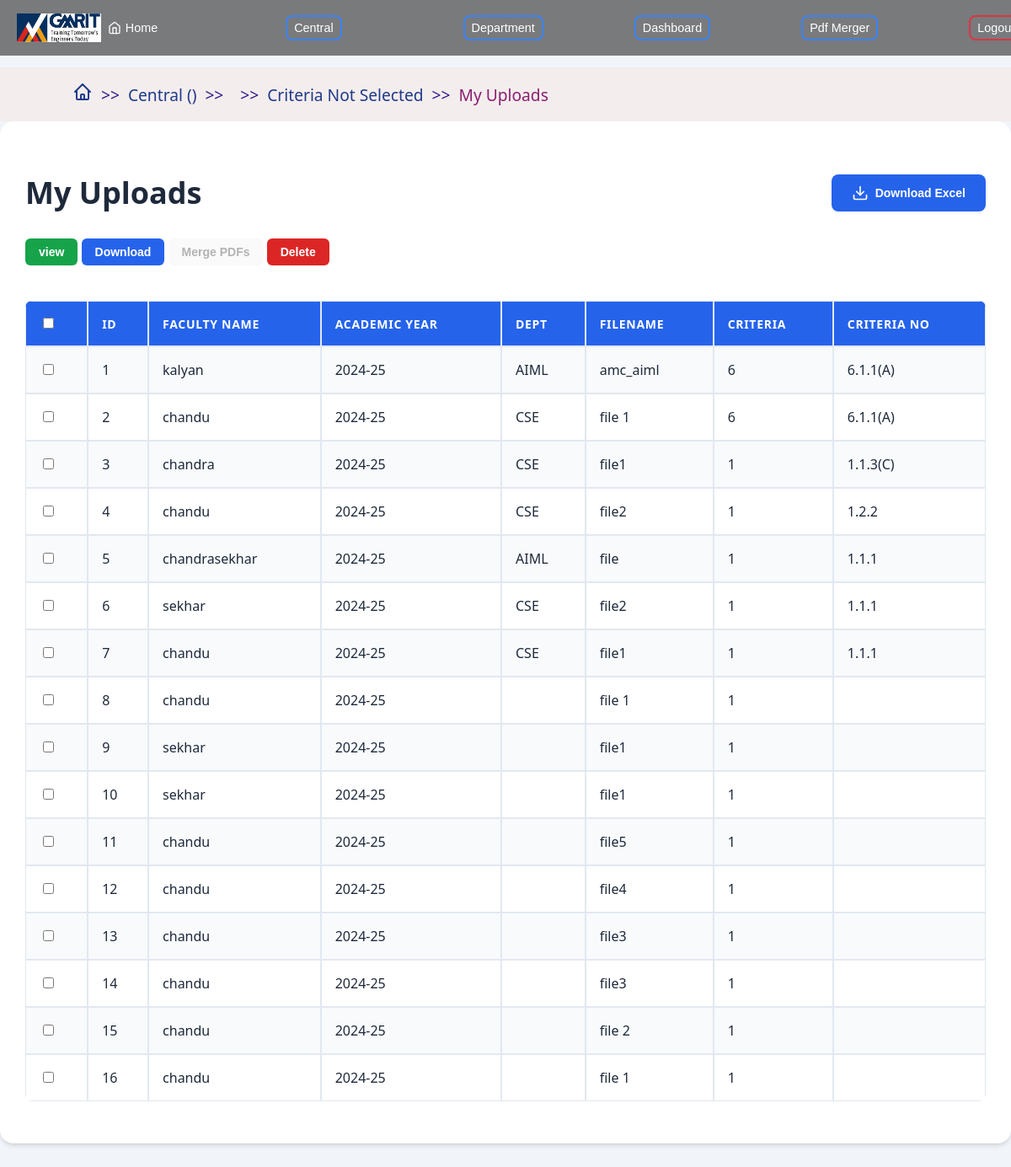
The page /admin/my_uploads.php (signed in) on the database as committed earlier.
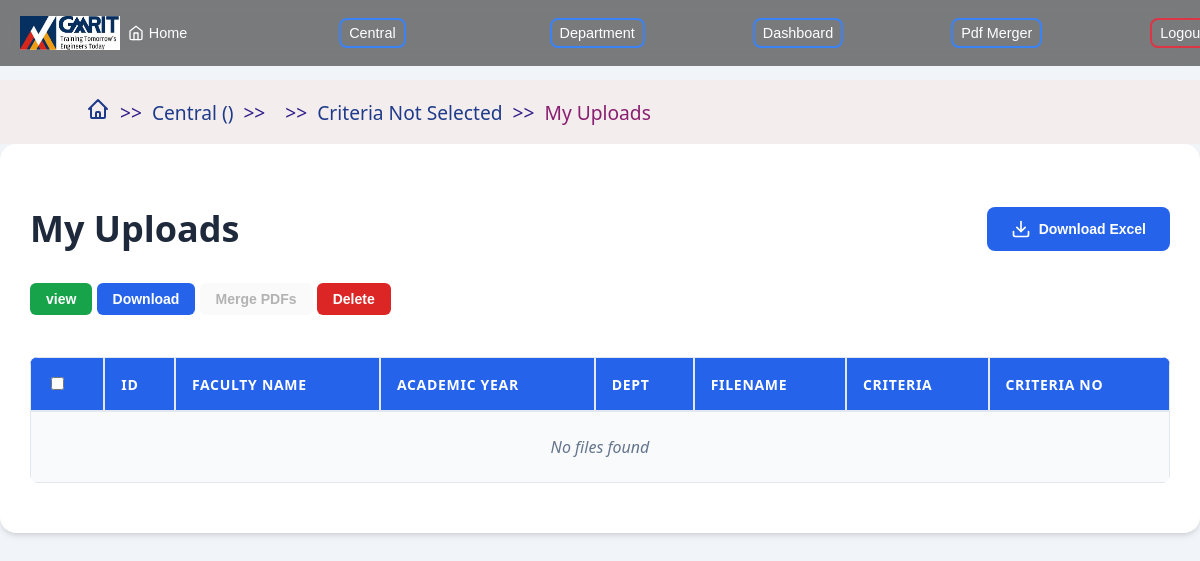
The same page on the database as committed later.
### tables this page shows
CREATE TABLE `a_files` (
  `id` int(255) NOT NULL,
  `username` varchar(200) NOT NULL,
  `academic_year` varchar(200) NOT NULL,
  `Dept` varchar(255) NOT NULL,
  `criteria` int(100) NOT NULL,
  `criteria_no` varchar(200) NOT NULL,
  `uploaded_at` timestamp NULL DEFAULT NULL,
  `Faculty_name` varchar(200) NOT NULL,
  `Description` varchar(1000) NOT NULL,
  `file_name` varchar(200) NOT NULL,
  `file_path` varchar(300) NOT NULL
);

### admin/my_uploads.php (the view, shortened to what this page needs)
<?php
include("../includes/connection.php");
$academic_year = isset($_GET['year']) ? htmlspecialchars($_GET['year']) : '';
$event = isset($_GET['event']) ? htmlspecialchars($_GET['event']) : '';
$designation = isset($_GET['designation']) ? htmlspecialchars($_GET['designation']) : '';
$criteria = isset($_GET['criteria']) ? htmlspecialchars($_GET['criteria']) : 'Not Selected';
$a_username = $_SESSION['a_username'];
include 'header_admin.php';
?>
<!DOCTYPE html>
<html lang="en">
<head>
</head>
<body>
<nav class="navbar">
        <div class="nav-container">
            <div class="nav-items">
                <a href="../index.php" class="home-icon">
                    <svg width="24" height="24" fill="none" stroke="currentColor" viewBox="0 0 24 24">
                        <path stroke-linecap="round" stroke-linejoin="round" stroke-width="2" d="M3 12l2-2m0 0l7-7 7 7M5 10v10a1 1 0 001 1h3m10-11l2 2m-2-2v10a1 1 0 01-1 1h-3m-6 0a1 1 0 001-1v-4a1 1 0 011-1h2a1 1 0 011 1v4a1 1 0 001 1m-6 0h6" />
                    </svg>
                </a>
                <span class="sid">&nbsp; >> &nbsp;  </span><span class="sid"><a href="../modules/central/c_login_n.php?event=<?php echo urlencode($event); ?>" class="home-icon">Central (<?php echo htmlspecialchars($event); ?>)</a></span>
                <span class="sid">&nbsp; >> &nbsp;  </span>
                <span class="sid">&nbsp; >> &nbsp;  </span><span class="sid"><a href="criteria_a.php?year=<?php echo urlencode($academic_year); ?>&criteria=<?php echo urlencode($criteria); ?>&designation=<?php echo urlencode($designation); ?>&event=<?php echo urlencode($event); ?>" class="home-icon">Criteria <?php echo htmlspecialchars($criteria); ?></a></span>
                <span class="sid">&nbsp;  >> &nbsp; </span><span class="main"> <a href="#" class="main-a">My Uploads  </a></span>
            </div>
        </div>
    </nav>
    <div class="container11">
        <div class="header-section">
            <h1>My Uploads</h1>
            <form method="POST">
                <button type="submit" name="download_excel" class="download-excel">
                    <svg xmlns="http://www.w3.org/2000/svg" width="20" height="20" viewBox="0 0 24 24" fill="none" stroke="currentColor" stroke-width="2" stroke-linecap="round" stroke-linejoin="round">
                        <path d="M21 15v4a2 2 0 0 1-2 2H5a2 2 0 0 1-2-2v-4"/>
                        <polyline points="7 10 12 15 17 10"/>
                        <line x1="12" y1="15" x2="12" y2="3"/>
                    </svg>
                    Download Excel
                </button>
            </form>
        </div>
        <form method="POST" action="">
        <table>
            <tr>
                <th><input type="checkbox" onclick="toggleSelectAll(this)"></th>
                <th>ID</th>
                <th>Faculty Name</th>
                <th>Academic Year</th>
                <th>Dept</th>
                <th>Filename</th>
                <th>Criteria</th>
                <th>Criteria No</th>
            </tr>
            <?php
            $sql = "SELECT * FROM a_files WHERE username = ? ORDER BY uploaded_at DESC";
            $stmt = $conn->prepare($sql);
            $stmt->bind_param("s", $a_username);
            $stmt->execute();
            $result = $stmt->get_result();
            if ($result->num_rows > 0) {
                $id = 1;
                while ($row = $result->fetch_assoc()) {
                    $fileUrl =  $row['file_path'];
                    echo "<tr>";
                    echo "<td><input type='checkbox' name='selected_files[]' value='" . $row['id'] . "'
                    data-filepath='" . htmlspecialchars($fileUrl, ENT_QUOTES, 'UTF-8') . "'
                    onchange='trackOrder(event)'></td>";
                    echo "<td>" . $id . "</td>";
                    echo "<td>" . htmlspecialchars($row['Faculty_name']) . "</td>";
                    echo "<td>" . htmlspecialchars($row['academic_year']) . "</td>";
                    echo "<td>" . htmlspecialchars($row['Dept']) . "</td>";
                    echo "<td>" . htmlspecialchars($row['file_name']) . "</td>";
                    echo "<td>" . htmlspecialchars($row['criteria']) . "</td>";
                    echo "<td>" . htmlspecialchars($row['criteria_no']) . "</td>";
                    echo "</tr>";
                    $id++;
                }
            } else {
                echo "<tr><td colspan='10' class='no-files'>No files found</td></tr>";
            }
            ?>
            <div>
            <button type="submit"  id="view" name="action" onclick="openFile()">view</button>
                <button type="submit" id="down" name="action" value="download">Download</button>
                <button type="button" id="mergeBtn" class="merg" onclick="mergePDFs()" disabled>Merge PDFs</button>
                <button type="submit" id="del"  name="action" value="delete">Delete</button><br><br>
            </div>
            </form>
    </div>
</body>
</html>

### admin/header_admin.php (shortened to what this page needs)
<!DOCTYPE html>
<html lang="en">
<head>
    <link rel="stylesheet" href="../assets/css/header.css">
</head>
<body>
    <header>
        <div class="container1">
            <a class="a_" href="../index.php">
                <div class="logo">
                    <img src="../assets/img/gmr_logo.jpg" width="100" height="34" alt="GMR Logo">
                </div>
            </a>
            <nav class="nav-menu">
                <a class="a_" href="../index.php">
                    <button class="btn btn-primary hm">
                        <svg xmlns="http://www.w3.org/2000/svg" width="16" height="16" viewBox="0 0 24 24" fill="none" stroke="currentColor" stroke-width="2" stroke-linecap="round" stroke-linejoin="round">
                            <path d="m3 9 9-7 9 7v11a2 2 0 0 1-2 2H5a2 2 0 0 1-2-2z" />
                            <polyline points="9 22 9 12 15 12 15 22" />
                        </svg>
                        Home
                    </button>
                </a>
                <div class="dropdown">
                    <button class="btn btn-outline cn">Central</button>
                </div>
                <div class="dropdown">
                    <button class="btn btn-outline dp">Department</button>
                </div>
                <button class="btn dp btn-outline" onclick="openDashboard()">Dashboard</button>
                <a href="../modules/common/pdf_merger.php"><button class="btn dp btn-outline" style="white-space: nowrap;">Pdf Merger</button></a>
                <?php if (isset($_SESSION['username']) || isset($_SESSION['a_username']) || isset($_SESSION['h_username']) || isset($_SESSION['admin']) || isset($_SESSION['c_cord'])): ?>
                    <a href="../modules/auth/logout.php"><button class="btn dp btn-outline" style="border-color: #dc3545; color: white; white-space: nowrap;">Logout</button></a>
                <?php endif; ?>
            </nav>
        </div>
    </header>

### assets/css/header.css (style rules this page uses)
header { position: fixed; width: 100%; background: rgba(0, 0, 0, 0.5); backdrop-filter: blur(8px); padding: 1rem 0; z-index: 100; position: fixed; }
header .container1 { display: flex; justify-content: space-between; align-items: center; padding: 0px 20px; }
.logo { display: flex; align-items: center; gap: 0.5rem; color: #60a5fa; }
a { text-decoration: none; }
nav { display: flex; align-items: center; gap: 1rem; }
.btn { display: flex; align-items: center; gap: 0.5rem; padding: 0.5rem 0.8rem; border-radius: 0.5rem; font-weight: 600; cursor: pointer; transition: all 0.3s; }
.btn-primary { background: none; border: none; color: white; }
.btn-outline { background: transparent; border: 2px solid #3b82f6; color: white; }
.nav-menu { display: none; }
.nav-menu { display: flex; gap: 1.5rem; transition: max-height 0.3s ease; }

### admin/header_admin.php (style rules this page uses)
header { position: fixed; width: 100%; background: rgba(0, 0, 0, 0.5); backdrop-filter: blur(8px); padding: 1rem 0; z-index: 100; }
header .container1 { display: flex; justify-content:space-between; align-items: center; padding: 0px 20px; max-width: 100vw; box-sizing: border-box; }
.logo { display: flex; align-items: center; gap: 0.5rem; color: #60a5fa; }
.a_ { text-decoration: none; }
nav { display: flex; align-items: center; gap: 0.5rem; }
.btn { display: flex; align-items: center; gap: 0.3rem; padding: 0.3rem 0.5rem; border-radius: 0.5rem; font-weight: 500; font-size: 0.9rem; cursor: pointer; transition: all 0.3s; }
.btn-primary { background: none; border: none; color: white; }
.btn-outline { background: transparent; border: 2px solid #3b82f6; color: white; position: relative; }
.dropdown { position: relative; display: inline-block; }
.nav-menu { display: flex; gap: 1.5rem; }
.hm { margin-right:10vw; }
.cn { margin-right: 10vw; }
.dp { margin-right: 7vw; }

### admin/my_uploads.php (style rules this page uses)
:root { --primary-color: #2563eb; --secondary-color: #1e40af; --success-color: #16a34a; --danger-color: #dc2626; --background-color: #f1f5f9; --card-background: #ffffff; --text-primary: #1e293b; --text-secondary: #64748b; --border-color: #e2e8f0; }
body { font-family: 'Segoe UI', Tahoma, Geneva, Verdana, sans-serif; margin: 0; padding: 0; background-color: var(--background-color); color: var(--text-primary); }
.container11 { margin: 0px auto 40px; max-width: 1300px; padding: 30px; background: var(--card-background); border-radius: 16px; box-shadow: 0 4px 6px -1px rgb(0 0 0 / 0.1), 0 2px 4px -2px rgb(0 0 0 / 0.1); }
.header-section { margin-top:30px; display: flex; justify-content: space-between; align-items: center; margin-bottom: 30px; }
h1 { margin: 0; color: var(--text-primary); font-size: 2.25rem; font-weight: 700; }
.download-excel { background-color: var(--primary-color); color: white; padding: 12px 24px; border: none; border-radius: 8px; cursor: pointer; font-weight: 600; transition: all 0.3s ease; display: flex; align-items: center; gap: 8px; }
table { width: 100%; border-collapse: separate; border-spacing: 0; margin: 20px 0; border-radius: 8px; overflow: hidden; }
th, td { text-align: left; padding: 16px; border: 1px solid var(--border-color); }
th { background-color: var(--primary-color); color: white; font-weight: 600; text-transform: uppercase; font-size: 0.875rem; letter-spacing: 0.05em; }
tr:nth-child(even) { background-color: #f8fafc; }
button { border: none; border-radius: 6px; padding: 8px 16px; font-size: 0.875rem; cursor: pointer; font-weight: 600; transition: all 0.2s ease; }
button#view { background-color: var(--success-color); color: white; }
button#down { background-color: var(--primary-color); color: white; }
button#del { background-color: var(--danger-color); color: white; }
.no-files { text-align: center; color: var(--text-secondary); font-style: italic; padding: 24px; }
.navbar { font-size: larger; }
.nav-container { background-color: rgb(244, 237, 237); width:150vw; margin-top: 80px; padding: 0 1rem; }
.nav-items { margin-left: 70px; display: flex; align-items: center; height: 4rem; }
.sid { color: rgb(48, 30, 138); font-weight: 500; }
.main-a { color: rgb(138, 30, 113); font-weight: 500; }
.home-icon { color: rgb(30, 58, 138); transition: color 0.2s; }

Rows that differ between the two databases and show on the page:
removed a_files: Faculty_name "kalyan", academic_year "2024-25", Dept "AIML", file_name "amc_aiml", criteria "6", criteria_no "6.1.1(A)"
removed a_files: Faculty_name "chandu", academic_year "2024-25", Dept "CSE", file_name "file 1", criteria "6", criteria_no "6.1.1(A)"
removed a_files: Faculty_name "chandra", academic_year "2024-25", Dept "CSE", file_name "file1", criteria "1", criteria_no "1.1.3(C)"
removed a_files: Faculty_name "chandu", academic_year "2024-25", Dept "CSE", file_name "file2", criteria "1", criteria_no "1.2.2"
removed a_files: Faculty_name "chandrasekhar", academic_year "2024-25", Dept "AIML", file_name "file", criteria "1", criteria_no "1.1.1"
removed a_files: Faculty_name "sekhar", academic_year "2024-25", Dept "CSE", file_name "file2", criteria "1", criteria_no "1.1.1"
removed a_files: Faculty_name "chandu", academic_year "2024-25", Dept "CSE", file_name "file1", criteria "1", criteria_no "1.1.1"
removed a_files: Faculty_name "chandu", academic_year "2024-25", file_name "file 1", criteria "1"
removed a_files: Faculty_name "sekhar", academic_year "2024-25", file_name "file1", criteria "1"
removed a_files: Faculty_name "sekhar", academic_year "2024-25", file_name "file1", criteria "1"
removed a_files: Faculty_name "chandu", academic_year "2024-25", file_name "file5", criteria "1"
removed a_files: Faculty_name "chandu", academic_year "2024-25", file_name "file4", criteria "1"
removed a_files: Faculty_name "chandu", academic_year "2024-25", file_name "file3", criteria "1"
removed a_files: Faculty_name "chandu", academic_year "2024-25", file_name "file3", criteria "1"
removed a_files: Faculty_name "chandu", academic_year "2024-25", file_name "file 2", criteria "1"
removed a_files: Faculty_name "chandu", academic_year "2024-25", file_name "file 1", criteria "1"
Other text that changed with them:
text now shown: "No files found"
